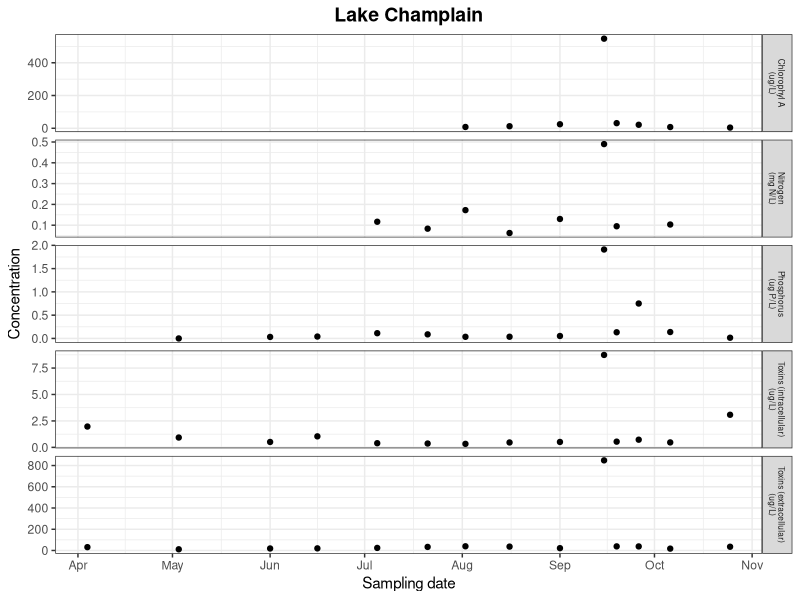
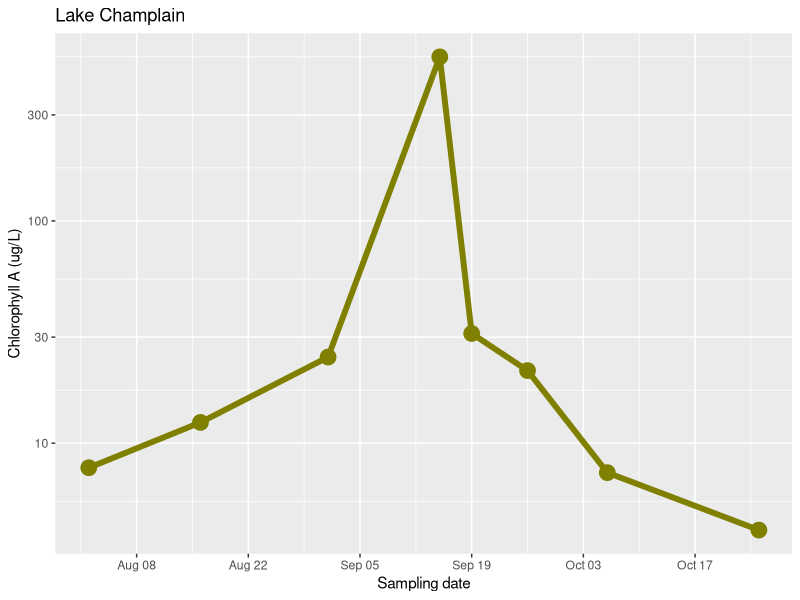

These figures' R source, in order: (Note: this script raises an error after producing the figures.)


setwd("/Users/jerry/Documents/CSBQ/shapiro")

library(lubridate)
library(ggplot2)
#load env. data
env = read.table("results/GRDI_ECO_formated_Metadata_CNRC_2016_for_stats_Jesse_v2.Final.txt",
                 header = F, stringsAsFactors = F,sep = "\t",comment.char = "",skip = 1)

header  = read.table("results/GRDI_ECO_formated_Metadata_CNRC_2016_for_stats_Jesse_v2.Final.txt",
                     header = F, stringsAsFactors = F,sep = "\t",comment.char = "",nrows = 1)


env = env[,1:91]

#this is because some decimals are seperated by commas....
for(i in 1:91)
{
  env[,i] = gsub(",",".",env[,i])
}

colnames(env) = header[1,1:91]
env[,4] = mdy(paste(env[,4]," 2016"))

##remove this funky data point...
#env = env[env[,4] != "2016-09-15",]


#merge the replicated (get the mean)
env_merged = data.frame(matrix(NA,ncol = 91, nrow = length(unique(env[,4]))))

env_merged[,4] = unique(env[,4])
colnames(env_merged) = colnames(env)
for(i in 1:nrow(env_merged))
    {
        temp = env[env[,4] == env_merged[i,4],]  
      for(j in c(1,2,3,5:91))
        {
        temp2 = as.numeric(temp[,j]) #change to numerics
        temp3 = temp2[!is.na(temp2)] #keep only numerics
        if(length(temp3)>0) env_merged[i,j] = mean(temp3) # mean of replicates if possible...
        }
}

colnames(env_merged) = colnames(env) 

env_ggplot = data.frame(values = as.numeric(unlist(env_merged[,c(6,21,27,30,33)])),date = env_merged[,4],var1 = c(rep("N",14),rep("P",14),rep("Chl",14),rep("intrac_tox",14),rep("extrac_tox",14)))
env_ggplot$var2 <- factor(env_ggplot$var1, labels = c("Chlorophyl A\n(ug/L)", "Nitrogen\n(mg N/L)", "Phosphorus\n(ug P/L)","Toxins (intracellular)\n(ug/L)","Toxins (extracellular)\n(ug/L)"))


graph = "pdf"
#graph = "png"

if(graph == "pdf") { dev.new(width=6, height=6,noRStudioGD = TRUE) }
if(graph == "png") { png("figures/environmental_data.png",width=6, res =400,height=4,units= 'in') }
  
  p = ggplot() + labs(title = "Lake Champlain") +
  geom_point(aes(x = date, y = values),na.rm=T,data = env_ggplot) + 
    theme_bw() + 
    ylab("Concentration") +
    xlab("Sampling date") +
    theme(plot.title = element_text(hjust = 0.5, size=14, face="bold"),strip.text.y = element_text(size = 6)) +
    scale_x_date(date_breaks = "months" , date_labels = "%b") +
    facet_grid(rows=vars(var2),scales="free")
 
  p
  
#PDF
if(graph == "pdf")  {  dev.print(device=pdf, "figures/environmental_data.pdf", onefile=FALSE)  }

dev.off()

###chlorophyll only.
chl = env_ggplot[env_ggplot$var1=="Chl",]
chl = chl[!is.na(chl[,1]),] 
#chl[,1] = log(chl[,1],10)

dev.new(width=6, height=6,noRStudioGD = TRUE)
#graph parameters
p = ggplot() + labs(title = "Lake Champlain") +
  geom_point(aes(x = date, y = values),na.rm=T,data = chl,col = "#808000ff",size = 5) +
  geom_line(aes(x = date, y = values),na.rm=T,data = chl,col = "#808000ff",size = 2) +
  ylab("Chlorophyll A (ug/L)") +
  xlab("Sampling date") +
  scale_y_continuous(trans='log10') +
  scale_x_date(date_breaks = "2 week" , date_labels = "%b %d")

  p
  

dev.print(device=pdf, "figures/chloro.pdf", onefile=FALSE) 

###cyano vs. env ----
#(recall that next section is contigent on running the barplots_cyano.R script...)

#In this section, I will first split the cyano annotation data into the 3 locations
#Then, merge the replicate dates
#Then, add the N,P,Cl,Toxin env. data
#With this in mind, I'll look for correlations...

##split the cyano annotation data into the 3 locations
all_spp_cyano = t(all_spp_m[,2:66]) #transpose matrix to get the same format as env. data.
all_location = list() #empty list
for(sample in c("St1","St2","PRM"))
  {
  single_location = all_spp_cyano[regexpr(sample,all.tsv[,1])>0,] #samples
  single_location_dates = dates[regexpr(sample,all.tsv[,1])>0] #dates
  single_location_all.tsv = all.tsv[regexpr(sample,all.tsv[,1])>0,] #names
  unique_dates = unique(single_location_dates) #unique_dates

  #merge the replicates (get the mean)
  single_location_merged = data.frame(matrix(NA,ncol = 36, nrow = length(unique_dates)))

    for(i in 1:nrow(single_location_merged))
      {
        temp = single_location[single_location_dates == unique_dates[i],]  
        single_location_merged[i,] = colMeans(temp) #mean
    }
  
  #add 5 columns for env. data.
  single_location_merged = cbind(single_location_merged,0,0,0,0,0)
  
  colnames(single_location_merged) = c(all_spp_m[,1],colnames(env_merged[,c(6,21,27,30,33)]))
  rownames(single_location_merged) = unique_dates
  
  ####put the resulting dataframes into a list for easy handling.
  all_location[[sample]] = single_location_merged
  
  #add env. data in last 5 columns.
  for(i in 1:nrow(all_location[[sample]]))
    {
        temp = env_merged[rownames(all_location[[sample]])[i] == env_merged[,4],c(6,21,27,30,33)]
        if(nrow(temp)==1) all_location[[sample]][i,37:41] = temp
    }
  }





###Look for correlations with sum of all cyanotoxins
#bof
#There just isn't much, in part because there are so few data points AND data is skewed by the 20160915 sample...

png("figures/cyano_env_correl.png",width=10, res =400,height=10,units= 'in')
par(mfrow=c(4,4))
st2 = all_location[["St2"]]
prm = all_location[["PRM"]]
st1 = all_location[["St1"]]
plot(rowSums(st2[,1:36]),st2[,37])
plot(rowSums(st2[,1:36]),st2[,38])
plot(rowSums(st2[,1:36]),st2[,39])
plot(rowSums(st2[,1:36]),st2[,40])
plot(rowSums(st2[,1:36]),st2[,41])

plot(rowSums(st1[,1:36]),st1[,37])
plot(rowSums(st1[,1:36]),st1[,38])
plot(rowSums(st1[,1:36]),st1[,39])
plot(rowSums(st1[,1:36]),st1[,40])
plot(rowSums(st1[,1:36]),st1[,41])

plot(rowSums(prm[,1:36]),prm[,37])
plot(rowSums(prm[,1:36]),prm[,38])
plot(rowSums(prm[,1:36]),prm[,39])
plot(rowSums(prm[,1:36]),prm[,40])
plot(rowSums(prm[,1:36]),prm[,41])

dev.off()
